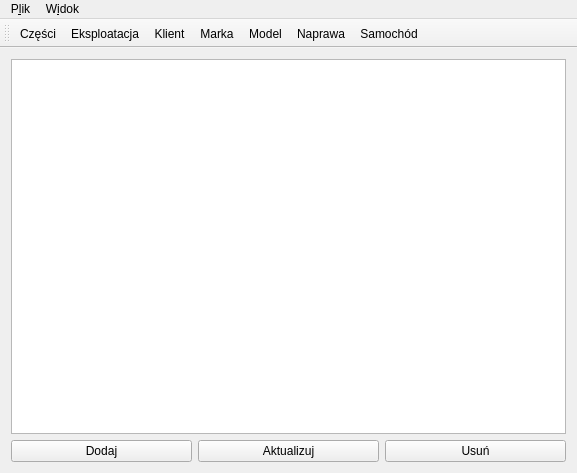
<?xml version="1.0" encoding="UTF-8"?>
<ui version="4.0">
 <class>MainWindow</class>
 <widget class="QMainWindow" name="MainWindow">
  <property name="geometry">
   <rect>
    <x>0</x>
    <y>0</y>
    <width>577</width>
    <height>473</height>
   </rect>
  </property>
  <property name="windowTitle">
   <string>MainWindow</string>
  </property>
  <widget class="QWidget" name="centralWidget">
   <layout class="QVBoxLayout" name="verticalLayout">
    <item>
     <widget class="QTableWidget" name="tableWidget">
      <property name="editTriggers">
       <set>QAbstractItemView::NoEditTriggers</set>
      </property>
     </widget>
    </item>
    <item>
     <layout class="QHBoxLayout" name="horizontalLayout">
      <item>
       <widget class="QPushButton" name="PBdodaj">
        <property name="text">
         <string>Dodaj</string>
        </property>
       </widget>
      </item>
      <item>
       <widget class="QPushButton" name="PBaktualizuj">
        <property name="text">
         <string>Aktualizuj</string>
        </property>
       </widget>
      </item>
      <item>
       <widget class="QPushButton" name="PBusun">
        <property name="text">
         <string>Usuń</string>
        </property>
       </widget>
      </item>
     </layout>
    </item>
   </layout>
  </widget>
  <widget class="QMenuBar" name="menuBar">
   <property name="geometry">
    <rect>
     <x>0</x>
     <y>0</y>
     <width>577</width>
     <height>22</height>
    </rect>
   </property>
   <widget class="QMenu" name="menuPlik">
    <property name="title">
     <string>P&amp;lik</string>
    </property>
    <addaction name="separator"/>
    <addaction name="ACpolacz"/>
    <addaction name="ACrozlacz"/>
   </widget>
   <widget class="QMenu" name="menuWidok">
    <property name="title">
     <string>W&amp;idok</string>
    </property>
    <addaction name="ACpart"/>
    <addaction name="ACexploitation"/>
    <addaction name="ACclient"/>
    <addaction name="ACbrand"/>
    <addaction name="ACmodel"/>
    <addaction name="ACrepair"/>
    <addaction name="ACcar"/>
   </widget>
   <addaction name="menuPlik"/>
   <addaction name="menuWidok"/>
  </widget>
  <widget class="QToolBar" name="mainToolBar">
   <attribute name="toolBarArea">
    <enum>TopToolBarArea</enum>
   </attribute>
   <attribute name="toolBarBreak">
    <bool>false</bool>
   </attribute>
   <addaction name="ACpart"/>
   <addaction name="ACexploitation"/>
   <addaction name="ACclient"/>
   <addaction name="ACbrand"/>
   <addaction name="ACmodel"/>
   <addaction name="ACrepair"/>
   <addaction name="ACcar"/>
  </widget>
  <action name="ACpolacz">
   <property name="text">
    <string>&amp;Połącz</string>
   </property>
  </action>
  <action name="ACrozlacz">
   <property name="text">
    <string>&amp;Rozłącz</string>
   </property>
  </action>
  <action name="ACpart">
   <property name="text">
    <string>&amp;Części</string>
   </property>
  </action>
  <action name="ACexploitation">
   <property name="text">
    <string>&amp;Exploitation</string>
   </property>
   <property name="iconText">
    <string>Eksploatacja</string>
   </property>
  </action>
  <action name="ACclient">
   <property name="text">
    <string>&amp;Client</string>
   </property>
   <property name="iconText">
    <string>Klient</string>
   </property>
  </action>
  <action name="ACbrand">
   <property name="text">
    <string>&amp;Brand</string>
   </property>
   <property name="iconText">
    <string>Marka</string>
   </property>
  </action>
  <action name="ACmodel">
   <property name="text">
    <string>M&amp;odel</string>
   </property>
  </action>
  <action name="ACrepair">
   <property name="text">
    <string>&amp;Repair</string>
   </property>
   <property name="iconText">
    <string>Naprawa</string>
   </property>
  </action>
  <action name="ACcar">
   <property name="text">
    <string>&amp;Samochód</string>
   </property>
  </action>
 </widget>
 <layoutdefault spacing="6" margin="11"/>
 <resources/>
 <connections/>
</ui>
